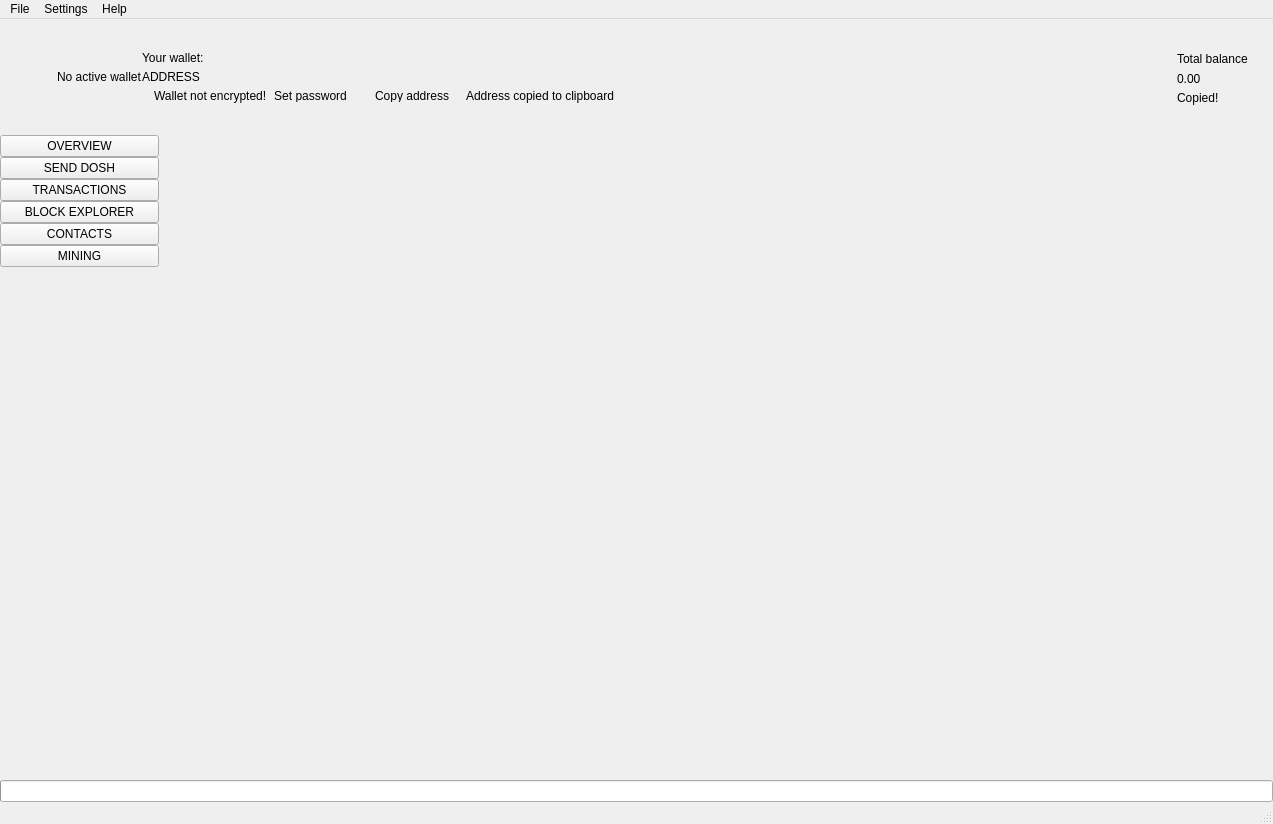
 <widget class="QMainWindow" name="MainWindow">
  <property name="geometry">
   <rect>
    <x>0</x>
    <y>0</y>
    <width>1273</width>
    <height>824</height>
   </rect>
  </property>
  <property name="sizePolicy">
   <sizepolicy hsizetype="Preferred" vsizetype="Preferred">
    <horstretch>0</horstretch>
    <verstretch>0</verstretch>
   </sizepolicy>
  </property>
  <property name="minimumSize">
   <size>
    <width>1260</width>
    <height>600</height>
   </size>
  </property>
  <property name="maximumSize">
   <size>
    <width>16777215</width>
    <height>16777215</height>
   </size>
  </property>
  <property name="windowTitle">
   <string>MainWindow</string>
  </property>
  <property name="windowIcon">
   <iconset>
    <normaloff>:/images/dosh</normaloff>:/images/dosh</iconset>
  </property>
  <widget class="QWidget" name="centralwidget">
   <layout class="QVBoxLayout" name="verticalLayout_2">
    <property name="spacing">
     <number>0</number>
    </property>
    <property name="leftMargin">
     <number>0</number>
    </property>
    <property name="topMargin">
     <number>0</number>
    </property>
    <property name="rightMargin">
     <number>0</number>
    </property>
    <property name="bottomMargin">
     <number>0</number>
    </property>
    <item>
     <widget class="QFrame" name="m_headerFrame">
      <property name="minimumSize">
       <size>
        <width>0</width>
        <height>116</height>
       </size>
      </property>
      <property name="maximumSize">
       <size>
        <width>16777215</width>
        <height>116</height>
       </size>
      </property>
      <property name="frameShape">
       <enum>QFrame::NoFrame</enum>
      </property>
      <property name="frameShadow">
       <enum>QFrame::Raised</enum>
      </property>
      <layout class="QHBoxLayout" name="horizontalLayout_3">
       <property name="spacing">
        <number>0</number>
       </property>
       <property name="leftMargin">
        <number>0</number>
       </property>
       <property name="topMargin">
        <number>0</number>
       </property>
       <property name="rightMargin">
        <number>25</number>
       </property>
       <property name="bottomMargin">
        <number>0</number>
       </property>
       <item>
        <spacer name="horizontalSpacer_2">
         <property name="orientation">
          <enum>Qt::Horizontal</enum>
         </property>
         <property name="sizeType">
          <enum>QSizePolicy::Fixed</enum>
         </property>
         <property name="sizeHint" stdset="0">
          <size>
           <width>30</width>
           <height>20</height>
          </size>
         </property>
        </spacer>
       </item>
       <item>
        <widget class="QLabel" name="m_logoLabel">
         <property name="text">
          <string/>
         </property>
        </widget>
       </item>
       <item>
        <spacer name="horizontalSpacer_5">
         <property name="orientation">
          <enum>Qt::Horizontal</enum>
         </property>
         <property name="sizeType">
          <enum>QSizePolicy::Fixed</enum>
         </property>
         <property name="sizeHint" stdset="0">
          <size>
           <width>20</width>
           <height>20</height>
          </size>
         </property>
        </spacer>
       </item>
       <item>
        <widget class="WalletGui::WalletSmallGrayTextLabel" name="m_noWalletLabel">
         <property name="text">
          <string>No active wallet</string>
         </property>
        </widget>
       </item>
       <item>
        <widget class="QFrame" name="m_walletFrame">
         <property name="frameShape">
          <enum>QFrame::NoFrame</enum>
         </property>
         <property name="frameShadow">
          <enum>QFrame::Raised</enum>
         </property>
         <layout class="QVBoxLayout" name="verticalLayout_3">
          <property name="spacing">
           <number>5</number>
          </property>
          <property name="leftMargin">
           <number>0</number>
          </property>
          <property name="topMargin">
           <number>0</number>
          </property>
          <property name="rightMargin">
           <number>0</number>
          </property>
          <property name="bottomMargin">
           <number>0</number>
          </property>
          <item>
           <spacer name="verticalSpacer_3">
            <property name="orientation">
             <enum>Qt::Vertical</enum>
            </property>
            <property name="sizeType">
             <enum>QSizePolicy::Minimum</enum>
            </property>
            <property name="sizeHint" stdset="0">
             <size>
              <width>20</width>
              <height>40</height>
             </size>
            </property>
           </spacer>
          </item>
          <item>
           <widget class="WalletGui::WalletSmallGrayTextLabel" name="m_walletLabel">
            <property name="text">
             <string>Your wallet:</string>
            </property>
            <property name="indent">
             <number>0</number>
            </property>
           </widget>
          </item>
          <item>
           <widget class="QLabel" name="m_addressLabel">
            <property name="sizePolicy">
             <sizepolicy hsizetype="Preferred" vsizetype="Preferred">
              <horstretch>0</horstretch>
              <verstretch>0</verstretch>
             </sizepolicy>
            </property>
            <property name="cursor">
             <cursorShape>PointingHandCursor</cursorShape>
            </property>
            <property name="toolTip">
             <string>Click to copy</string>
            </property>
            <property name="text">
             <string>ADDRESS</string>
            </property>
            <property name="indent">
             <number>0</number>
            </property>
           </widget>
          </item>
          <item>
           <layout class="QHBoxLayout" name="horizontalLayout_2">
            <property name="spacing">
             <number>0</number>
            </property>
            <item alignment="Qt::AlignTop">
             <widget class="QFrame" name="m_notEncryptedFrame">
              <property name="frameShape">
               <enum>QFrame::NoFrame</enum>
              </property>
              <property name="frameShadow">
               <enum>QFrame::Raised</enum>
              </property>
              <layout class="QHBoxLayout" name="horizontalLayout_4">
               <property name="spacing">
                <number>0</number>
               </property>
               <property name="leftMargin">
                <number>0</number>
               </property>
               <property name="topMargin">
                <number>0</number>
               </property>
               <property name="rightMargin">
                <number>0</number>
               </property>
               <property name="bottomMargin">
                <number>0</number>
               </property>
               <item alignment="Qt::AlignVCenter">
                <widget class="QLabel" name="m_notEncryptedIconLabel">
                 <property name="text">
                  <string/>
                 </property>
                 <property name="pixmap">
                  <pixmap resource="../../resources.qrc">:/icons/lock_open_gray</pixmap>
                 </property>
                 <property name="alignment">
                  <set>Qt::AlignLeading|Qt::AlignLeft|Qt::AlignVCenter</set>
                 </property>
                </widget>
               </item>
               <item>
                <spacer name="horizontalSpacer_11">
                 <property name="orientation">
                  <enum>Qt::Horizontal</enum>
                 </property>
                 <property name="sizeType">
                  <enum>QSizePolicy::Fixed</enum>
                 </property>
                 <property name="sizeHint" stdset="0">
                  <size>
                   <width>5</width>
                   <height>3</height>
                  </size>
                 </property>
                </spacer>
               </item>
               <item alignment="Qt::AlignVCenter">
                <widget class="WalletGui::WalletTinyGrayTextLabel" name="m_notEncryptedTextLabel">
                 <property name="text">
                  <string>Wallet not encrypted!</string>
                 </property>
                 <property name="alignment">
                  <set>Qt::AlignLeading|Qt::AlignLeft|Qt::AlignVCenter</set>
                 </property>
                </widget>
               </item>
               <item>
                <spacer name="horizontalSpacer_9">
                 <property name="orientation">
                  <enum>Qt::Horizontal</enum>
                 </property>
                 <property name="sizeType">
                  <enum>QSizePolicy::Fixed</enum>
                 </property>
                 <property name="sizeHint" stdset="0">
                  <size>
                   <width>3</width>
                   <height>3</height>
                  </size>
                 </property>
                </spacer>
               </item>
               <item alignment="Qt::AlignVCenter">
                <widget class="WalletGui::WalletTinyLinkLikeButton" name="m_encryptButton">
                 <property name="sizePolicy">
                  <sizepolicy hsizetype="Minimum" vsizetype="Minimum">
                   <horstretch>0</horstretch>
                   <verstretch>0</verstretch>
                  </sizepolicy>
                 </property>
                 <property name="minimumSize">
                  <size>
                   <width>0</width>
                   <height>3</height>
                  </size>
                 </property>
                 <property name="cursor">
                  <cursorShape>PointingHandCursor</cursorShape>
                 </property>
                 <property name="text">
                  <string>Set password</string>
                 </property>
                 <property name="flat">
                  <bool>true</bool>
                 </property>
                </widget>
               </item>
               <item>
                <spacer name="horizontalSpacer_10">
                 <property name="orientation">
                  <enum>Qt::Horizontal</enum>
                 </property>
                 <property name="sizeType">
                  <enum>QSizePolicy::Fixed</enum>
                 </property>
                 <property name="sizeHint" stdset="0">
                  <size>
                   <width>20</width>
                   <height>3</height>
                  </size>
                 </property>
                </spacer>
               </item>
              </layout>
             </widget>
            </item>
            <item alignment="Qt::AlignVCenter">
             <widget class="WalletGui::WalletTinyLinkLikeButton" name="m_copyAddressButton">
              <property name="sizePolicy">
               <sizepolicy hsizetype="Minimum" vsizetype="Minimum">
                <horstretch>0</horstretch>
                <verstretch>0</verstretch>
               </sizepolicy>
              </property>
              <property name="minimumSize">
               <size>
                <width>0</width>
                <height>3</height>
               </size>
              </property>
              <property name="cursor">
               <cursorShape>PointingHandCursor</cursorShape>
              </property>
              <property name="focusPolicy">
               <enum>Qt::NoFocus</enum>
              </property>
              <property name="autoFillBackground">
               <bool>true</bool>
              </property>
              <property name="text">
               <string>Copy address</string>
              </property>
              <property name="flat">
               <bool>true</bool>
              </property>
             </widget>
            </item>
            <item>
             <spacer name="horizontalSpacer_7">
              <property name="orientation">
               <enum>Qt::Horizontal</enum>
              </property>
              <property name="sizeType">
               <enum>QSizePolicy::Fixed</enum>
              </property>
              <property name="sizeHint" stdset="0">
               <size>
                <width>13</width>
                <height>3</height>
               </size>
              </property>
             </spacer>
            </item>
            <item alignment="Qt::AlignVCenter">
             <widget class="WalletGui::CopyMagicLabel" name="m_copyAddressLabel">
              <property name="text">
               <string>Address copied to clipboard</string>
              </property>
              <property name="alignment">
               <set>Qt::AlignLeading|Qt::AlignLeft|Qt::AlignVCenter</set>
              </property>
             </widget>
            </item>
            <item>
             <spacer name="horizontalSpacer">
              <property name="orientation">
               <enum>Qt::Horizontal</enum>
              </property>
              <property name="sizeHint" stdset="0">
               <size>
                <width>40</width>
                <height>3</height>
               </size>
              </property>
             </spacer>
            </item>
           </layout>
          </item>
          <item>
           <spacer name="verticalSpacer_2">
            <property name="orientation">
             <enum>Qt::Vertical</enum>
            </property>
            <property name="sizeType">
             <enum>QSizePolicy::Minimum</enum>
            </property>
            <property name="sizeHint" stdset="0">
             <size>
              <width>20</width>
              <height>40</height>
             </size>
            </property>
           </spacer>
          </item>
         </layout>
        </widget>
       </item>
       <item>
        <spacer name="horizontalSpacer_3">
         <property name="orientation">
          <enum>Qt::Horizontal</enum>
         </property>
         <property name="sizeType">
          <enum>QSizePolicy::Expanding</enum>
         </property>
         <property name="sizeHint" stdset="0">
          <size>
           <width>34</width>
           <height>20</height>
          </size>
         </property>
        </spacer>
       </item>
       <item>
        <spacer name="horizontalSpacer_8">
         <property name="orientation">
          <enum>Qt::Horizontal</enum>
         </property>
         <property name="sizeType">
          <enum>QSizePolicy::Fixed</enum>
         </property>
         <property name="sizeHint" stdset="0">
          <size>
           <width>34</width>
           <height>20</height>
          </size>
         </property>
        </spacer>
       </item>
       <item alignment="Qt::AlignRight|Qt::AlignVCenter">
        <widget class="QFrame" name="m_balanceFrame">
         <layout class="QGridLayout" name="gridLayout">
          <property name="leftMargin">
           <number>0</number>
          </property>
          <property name="topMargin">
           <number>30</number>
          </property>
          <property name="rightMargin">
           <number>0</number>
          </property>
          <property name="bottomMargin">
           <number>0</number>
          </property>
          <property name="verticalSpacing">
           <number>3</number>
          </property>
          <item row="0" column="2">
           <layout class="QVBoxLayout" name="verticalLayout_4">
            <item>
             <widget class="QLabel" name="m_balanceTextLabel">
              <property name="text">
               <string>Total balance</string>
              </property>
             </widget>
            </item>
            <item>
             <widget class="QLabel" name="m_balanceLabel">
              <property name="cursor">
               <cursorShape>PointingHandCursor</cursorShape>
              </property>
              <property name="toolTip">
               <string>Click to copy</string>
              </property>
              <property name="text">
               <string>0.00</string>
              </property>
             </widget>
            </item>
           </layout>
          </item>
          <item row="1" column="2">
           <widget class="WalletGui::CopyMagicLabel" name="m_balanceCopyLabel">
            <property name="text">
             <string>Copied!</string>
            </property>
           </widget>
          </item>
          <item row="0" column="1">
           <spacer name="horizontalSpacer_6">
            <property name="orientation">
             <enum>Qt::Horizontal</enum>
            </property>
            <property name="sizeType">
             <enum>QSizePolicy::Fixed</enum>
            </property>
            <property name="sizeHint" stdset="0">
             <size>
              <width>2</width>
              <height>39</height>
             </size>
            </property>
           </spacer>
          </item>
          <item row="2" column="2">
           <spacer name="verticalSpacer_5">
            <property name="orientation">
             <enum>Qt::Vertical</enum>
            </property>
            <property name="sizeType">
             <enum>QSizePolicy::Expanding</enum>
            </property>
            <property name="sizeHint" stdset="0">
             <size>
              <width>20</width>
              <height>50</height>
             </size>
            </property>
           </spacer>
          </item>
          <item row="0" column="0">
           <widget class="QLabel" name="m_balanceIconLabel">
            <property name="text">
             <string/>
            </property>
            <property name="pixmap">
             <pixmap resource="../../resources.qrc">:/icons/total_balance</pixmap>
            </property>
           </widget>
          </item>
         </layout>
        </widget>
       </item>
      </layout>
     </widget>
    </item>
    <item>
     <layout class="QHBoxLayout" name="horizontalLayout" stretch="0,0,0,0,0,0,0,0">
      <property name="spacing">
       <number>0</number>
      </property>
      <item>
       <widget class="QFrame" name="m_toolFrame">
        <property name="frameShape">
         <enum>QFrame::NoFrame</enum>
        </property>
        <property name="frameShadow">
         <enum>QFrame::Plain</enum>
        </property>
        <property name="lineWidth">
         <number>0</number>
        </property>
        <layout class="QVBoxLayout" name="verticalLayout">
         <property name="spacing">
          <number>0</number>
         </property>
         <property name="leftMargin">
          <number>0</number>
         </property>
         <property name="topMargin">
          <number>0</number>
         </property>
         <property name="rightMargin">
          <number>0</number>
         </property>
         <property name="bottomMargin">
          <number>0</number>
         </property>
         <item>
          <widget class="QPushButton" name="m_overviewButton">
           <property name="sizePolicy">
            <sizepolicy hsizetype="Minimum" vsizetype="Fixed">
             <horstretch>0</horstretch>
             <verstretch>0</verstretch>
            </sizepolicy>
           </property>
           <property name="focusPolicy">
            <enum>Qt::NoFocus</enum>
           </property>
           <property name="text">
            <string>OVERVIEW</string>
           </property>
           <property name="checkable">
            <bool>true</bool>
           </property>
           <attribute name="buttonGroup">
            <string notr="true">m_toolButtonGroup</string>
           </attribute>
          </widget>
         </item>
         <item>
          <widget class="QPushButton" name="m_sendButton">
           <property name="sizePolicy">
            <sizepolicy hsizetype="Minimum" vsizetype="Fixed">
             <horstretch>0</horstretch>
             <verstretch>0</verstretch>
            </sizepolicy>
           </property>
           <property name="focusPolicy">
            <enum>Qt::NoFocus</enum>
           </property>
           <property name="text">
            <string>SEND DOSH</string>
           </property>
           <property name="checkable">
            <bool>true</bool>
           </property>
           <attribute name="buttonGroup">
            <string notr="true">m_toolButtonGroup</string>
           </attribute>
          </widget>
         </item>
         <item>
          <widget class="QPushButton" name="m_transactionsButton">
           <property name="sizePolicy">
            <sizepolicy hsizetype="Minimum" vsizetype="Fixed">
             <horstretch>0</horstretch>
             <verstretch>0</verstretch>
            </sizepolicy>
           </property>
           <property name="focusPolicy">
            <enum>Qt::NoFocus</enum>
           </property>
           <property name="text">
            <string>TRANSACTIONS</string>
           </property>
           <property name="checkable">
            <bool>true</bool>
           </property>
           <attribute name="buttonGroup">
            <string notr="true">m_toolButtonGroup</string>
           </attribute>
          </widget>
         </item>
         <item>
          <widget class="QPushButton" name="m_blockExplorerButton">
           <property name="focusPolicy">
            <enum>Qt::NoFocus</enum>
           </property>
           <property name="text">
            <string>BLOCK EXPLORER</string>
           </property>
           <property name="checkable">
            <bool>true</bool>
           </property>
           <attribute name="buttonGroup">
            <string notr="true">m_toolButtonGroup</string>
           </attribute>
          </widget>
         </item>
         <item>
          <widget class="QPushButton" name="m_addressBookButton">
           <property name="sizePolicy">
            <sizepolicy hsizetype="Minimum" vsizetype="Fixed">
             <horstretch>0</horstretch>
             <verstretch>0</verstretch>
            </sizepolicy>
           </property>
           <property name="focusPolicy">
            <enum>Qt::NoFocus</enum>
           </property>
           <property name="text">
            <string>CONTACTS</string>
           </property>
           <property name="checkable">
            <bool>true</bool>
           </property>
           <attribute name="buttonGroup">
            <string notr="true">m_toolButtonGroup</string>
           </attribute>
          </widget>
         </item>
         <item>
          <widget class="QPushButton" name="m_miningButton">
           <property name="focusPolicy">
            <enum>Qt::NoFocus</enum>
           </property>
           <property name="text">
            <string>MINING</string>
           </property>
           <property name="checkable">
            <bool>true</bool>
           </property>
           <attribute name="buttonGroup">
            <string notr="true">m_toolButtonGroup</string>
           </attribute>
          </widget>
         </item>
         <item>
          <spacer name="verticalSpacer">
           <property name="orientation">
            <enum>Qt::Vertical</enum>
           </property>
           <property name="sizeHint" stdset="0">
            <size>
             <width>20</width>
             <height>40</height>
            </size>
           </property>
          </spacer>
         </item>
        </layout>
       </widget>
      </item>
      <item>
       <widget class="WalletGui::OverviewFrame" name="m_overviewFrame">
        <property name="frameShape">
         <enum>QFrame::NoFrame</enum>
        </property>
        <property name="frameShadow">
         <enum>QFrame::Raised</enum>
        </property>
       </widget>
      </item>
      <item>
       <widget class="WalletGui::SendFrame" name="m_sendFrame">
        <property name="frameShape">
         <enum>QFrame::NoFrame</enum>
        </property>
        <property name="frameShadow">
         <enum>QFrame::Raised</enum>
        </property>
       </widget>
      </item>
      <item>
       <widget class="WalletGui::TransactionsFrame" name="m_transactionsFrame">
        <property name="frameShape">
         <enum>QFrame::NoFrame</enum>
        </property>
        <property name="frameShadow">
         <enum>QFrame::Raised</enum>
        </property>
       </widget>
      </item>
      <item>
       <widget class="WalletGui::AddressBookFrame" name="m_addressBookFrame">
        <property name="frameShape">
         <enum>QFrame::NoFrame</enum>
        </property>
        <property name="frameShadow">
         <enum>QFrame::Raised</enum>
        </property>
       </widget>
      </item>
      <item>
       <widget class="WalletGui::NoWalletFrame" name="m_noWalletFrame">
        <property name="frameShape">
         <enum>QFrame::NoFrame</enum>
        </property>
        <property name="frameShadow">
         <enum>QFrame::Raised</enum>
        </property>
       </widget>
      </item>
      <item>
       <widget class="WalletGui::BlockExplorerFrame" name="m_blockExplorerFrame">
        <property name="frameShape">
         <enum>QFrame::NoFrame</enum>
        </property>
        <property name="frameShadow">
         <enum>QFrame::Raised</enum>
        </property>
       </widget>
      </item>
      <item>
       <widget class="WalletGui::MiningFrame" name="m_miningFrame">
        <property name="frameShape">
         <enum>QFrame::NoFrame</enum>
        </property>
        <property name="frameShadow">
         <enum>QFrame::Raised</enum>
        </property>
       </widget>
      </item>
     </layout>
    </item>
    <item>
     <widget class="QProgressBar" name="m_syncProgress">
      <property name="maximum">
       <number>100</number>
      </property>
      <property name="value">
       <number>0</number>
      </property>
      <property name="textVisible">
       <bool>false</bool>
      </property>
     </widget>
    </item>
   </layout>
  </widget>
  <widget class="QMenuBar" name="menubar">
   <property name="geometry">
    <rect>
     <x>0</x>
     <y>0</y>
     <width>1273</width>
     <height>21</height>
    </rect>
   </property>
   <widget class="QMenu" name="menuFile">
    <property name="title">
     <string>File</string>
    </property>
    <addaction name="m_createWalletAction"/>
    <addaction name="m_openWalletAction"/>
    <addaction name="m_recentWalletsAction"/>
    <addaction name="m_backupWalletAction"/>
    <addaction name="m_saveKeysAction"/>
    <addaction name="m_resetAction"/>
    <addaction name="m_importKeyAction"/>
    <addaction name="m_exportKeyAction"/>
    <addaction name="m_exportTrackingKeyAction"/>
    <addaction name="m_exitAction"/>
   </widget>
   <widget class="QMenu" name="menuSettings">
    <property name="title">
     <string>Settings</string>
    </property>
    <widget class="QMenu" name="menuThemes">
     <property name="title">
      <string>Themes</string>
     </property>
    </widget>
    <addaction name="m_encryptWalletAction"/>
    <addaction name="m_changePasswordAction"/>
    <addaction name="separator"/>
    <addaction name="m_autostartAction"/>
    <addaction name="m_minimizeToTrayAction"/>
    <addaction name="m_closeToTrayAction"/>
    <addaction name="separator"/>
    <addaction name="m_preferencesAction"/>
    <addaction name="menuThemes"/>
   </widget>
   <widget class="QMenu" name="menuHelp">
    <property name="title">
     <string>Help</string>
    </property>
    <addaction name="m_communityForumAction"/>
    <addaction name="m_reportIssueAction"/>
    <addaction name="m_aboutDoshAction"/>
    <addaction name="m_aboutQtAction"/>
   </widget>
   <addaction name="menuFile"/>
   <addaction name="menuSettings"/>
   <addaction name="menuHelp"/>
  </widget>
  <widget class="WalletGui::WalletStatusBar" name="statusBar"/>
  <action name="m_exitAction">
   <property name="checkable">
    <bool>false</bool>
   </property>
   <property name="enabled">
    <bool>true</bool>
   </property>
   <property name="text">
    <string>Exit</string>
   </property>
   <property name="shortcut">
    <string>Ctrl+Q</string>
   </property>
  </action>
  <action name="m_createWalletAction">
   <property name="enabled">
    <bool>true</bool>
   </property>
   <property name="text">
    <string>Create wallet</string>
   </property>
  </action>
  <action name="m_openWalletAction">
   <property name="enabled">
    <bool>true</bool>
   </property>
   <property name="text">
    <string>Open wallet</string>
   </property>
  </action>
  <action name="m_encryptWalletAction">
   <property name="enabled">
    <bool>true</bool>
   </property>
   <property name="text">
    <string>Encrypt wallet</string>
   </property>
  </action>
  <action name="m_changePasswordAction">
   <property name="enabled">
    <bool>true</bool>
   </property>
   <property name="text">
    <string>Change password</string>
   </property>
   <property name="toolTip">
    <string>Change password</string>
   </property>
  </action>
  <action name="m_aboutDoshAction">
   <property name="enabled">
    <bool>true</bool>
   </property>
   <property name="text">
    <string>About Dosh</string>
   </property>
  </action>
  <action name="m_aboutQtAction">
   <property name="enabled">
    <bool>true</bool>
   </property>
   <property name="text">
    <string>About Qt</string>
   </property>
  </action>
  <action name="m_backupWalletAction">
   <property name="enabled">
    <bool>true</bool>
   </property>
   <property name="text">
    <string>Backup wallet</string>
   </property>
  </action>
  <action name="m_autostartAction">
   <property name="checkable">
    <bool>true</bool>
   </property>
   <property name="text">
    <string>Start on system login</string>
   </property>
  </action>
  <action name="m_minimizeToTrayAction">
   <property name="checkable">
    <bool>true</bool>
   </property>
   <property name="text">
    <string>Minimize to tray</string>
   </property>
  </action>
  <action name="m_closeToTrayAction">
   <property name="checkable">
    <bool>true</bool>
   </property>
   <property name="text">
    <string>Close to tray</string>
   </property>
  </action>
  <action name="m_preferencesAction">
   <property name="text">
    <string>Preferences</string>
   </property>
  </action>
  <action name="m_recentWalletsAction">
   <property name="text">
    <string>Recent wallets</string>
   </property>
  </action>
  <action name="m_exportTrackingKeyAction">
   <property name="text">
    <string>Export tracking key</string>
   </property>
   <property name="toolTip">
    <string>Export tracking key</string>
   </property>
  </action>
  <action name="m_importKeyAction">
   <property name="text">
    <string>Import key</string>
   </property>
   <property name="toolTip">
    <string>Import key</string>
   </property>
  </action>
  <action name="m_communityForumAction">
   <property name="text">
    <string>Community forum</string>
   </property>
  </action>
  <action name="m_reportIssueAction">
   <property name="text">
    <string>Report an issue</string>
   </property>
  </action>
  <action name="m_resetAction">
   <property name="text">
    <string>Reset wallet</string>
   </property>
  </action>
  <action name="m_saveKeysAction">
   <property name="text">
    <string>Save wallet keys</string>
   </property>
  </action>
  <action name="m_exportKeyAction">
   <property name="text">
    <string>Export key</string>
   </property>
   <property name="toolTip">
    <string>Export key</string>
   </property>
  </action>
 </widget>
